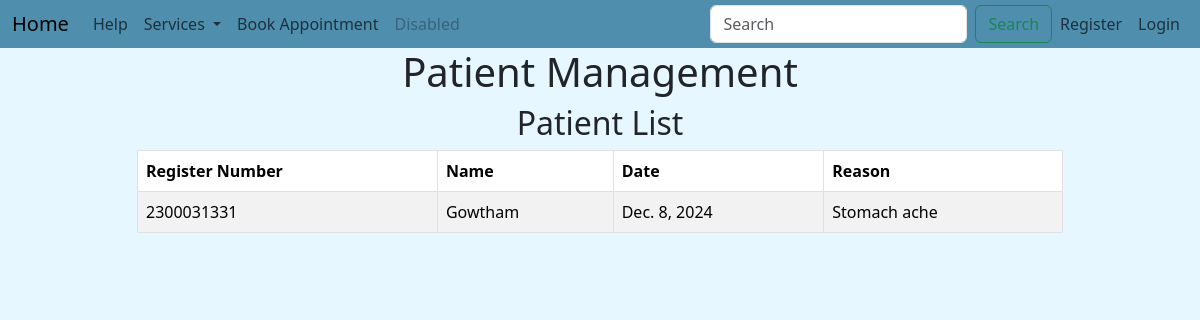
/patient_list2, run on the app's committed database.
### administrationapp/models.py (models this page shows, shortened)
class PatientList(models.Model):
    Register_Number = models.CharField(max_length=20, unique=True)
    Name = models.CharField(max_length=100)
    Date = models.DateField()  # Changed to DateField for storing date
    Reason = models.CharField(max_length=100)

### administrationapp/views.py (the view)
# urls.py: path('patient_list2', views.patient_list2, name='patient_list2'),
def patient_list2(request):
    today = datetime.date.today()  # Get today's date
    patients = PatientList.objects.filter(Date=today)  # Filter patients with today's date
    return render(request, 'staffapp/appointment.html', {'patients': patients})

### Templates/staffapp/appointment.html (shortened to what this page needs)
{% extends 'Navbar/ProjectNavbar.html' %}
{% load static %}
{% block body %}
<div class="container">
    <h1 class="text-center">Patient Management</h1>
    <div class="row justify-content-center">
        <div class="col-md-10">
            <div class="table-container">
                <h2 class="text-center">Patient List</h2>
                <table class="table table-striped table-bordered">
                    <thead>
                        <tr>
                            <th>Register Number</th>
                            <th>Name</th>
                            <th>Date</th>
                            <th>Reason</th>
                        </tr>
                    </thead>
                    <tbody>
                        {% for patient in patients %}
                        <tr>
                            <td>{{ patient.Register_Number }}</td>
                            <td>{{ patient.Name }}</td>
                            <td>{{ patient.Date }}</td>
                            <td>{{ patient.Reason }}</td>
                        </tr>
                        {% empty %}
                        <tr>
                            <td colspan="4" class="no-data">No patients found.</td>
                        </tr>
                        {% endfor %}
                    </tbody>
                </table>
            </div>
        </div>
    </div>
</div>
{% endblock %}

### Templates/Navbar/ProjectNavbar.html (style rules this page uses)
body { background-color: #e6f7ff; }

### data on the page
PatientList: Register_Number "2300031331", Name "Gowtham", Date "Dec. 8, 2024", Reason "Stomach ache"
